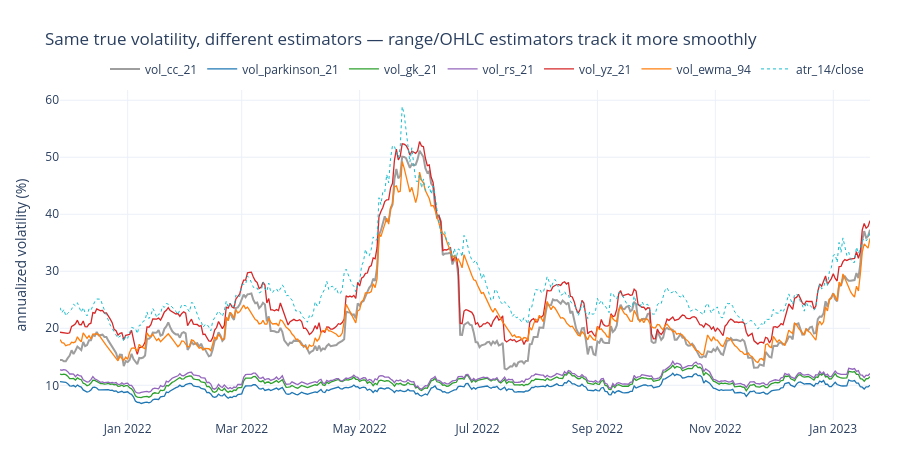

The notebook cell saved with this chart:
### Markdown cell above
## 2 · Estimator efficiency
All six estimate the *same* underlying volatility. The close-to-close line (thick grey) is the jumpiest; the range/OHLC estimators are visibly smoother.

### Code cell
sl = df.tail(420)  # tail where every estimator (incl. the long-warmup EWMA) is non-null
ts = sl.get_column("timestamp").to_list()
palette = {"vol_cc_21": "#9e9e9e", "vol_parkinson_21": "#1f77b4", "vol_gk_21": "#2ca02c",
           "vol_rs_21": "#9467bd", "vol_yz_21": "#d62728", "vol_ewma_94": "#ff7f0e"}

fig = go.Figure()
for name, color in palette.items():
    width = 2.0 if name == "vol_cc_21" else 1.3
    fig.add_trace(go.Scatter(x=ts, y=(sl.get_column(name) * ANN * 100).to_list(),
                             name=name, line=dict(color=color, width=width)))
fig.add_trace(go.Scatter(x=ts, y=(sl.get_column("atr_pct") * ANN * 100).to_list(),
                         name="atr_14/close", line=dict(color="#17becf", width=1.0, dash="dot")))
fig.update_layout(height=460,
                  title="Same true volatility, different estimators — range/OHLC estimators track it more smoothly",
                  yaxis_title="annualized volatility (%)",
                  legend=dict(orientation="h", yanchor="bottom", y=1.02, xanchor="right", x=1),
                  margin=dict(l=60, r=30, t=90, b=40))
fig.show()

### Figure 1 — Plotly figure (JSON) as saved in the notebook; plotly's stock layout.template omitted (floating-point values rounded to 4 significant figures; data arrays with more than 128 entries replaced by an {"elided": "..."} marker saying what was removed)
{"data": [{"line": {"color": "#9e9e9e", "width": 2.0}, "name": "vol_cc_21", "type": "scatter", "x": {"elided": "420 str values"}, "y": {"elided": "420 float values"}}, {"line": {"color": "#1f77b4", "width": 1.3}, "name": "vol_parkinson_21", "type": "scatter", "x": {"elided": "420 str values"}, "y": {"elided": "420 float values"}}, {"line": {"color": "#2ca02c", "width": 1.3}, "name": "vol_gk_21", "type": "scatter", "x": {"elided": "420 str values"}, "y": {"elided": "420 float values"}}, {"line": {"color": "#9467bd", "width": 1.3}, "name": "vol_rs_21", "type": "scatter", "x": {"elided": "420 str values"}, "y": {"elided": "420 float values"}}, {"line": {"color": "#d62728", "width": 1.3}, "name": "vol_yz_21", "type": "scatter", "x": {"elided": "420 str values"}, "y": {"elided": "420 float values"}}, {"line": {"color": "#ff7f0e", "width": 1.3}, "name": "vol_ewma_94", "type": "scatter", "x": {"elided": "420 str values"}, "y": {"elided": "420 float values"}}, {"line": {"color": "#17becf", "dash": "dot", "width": 1.0}, "name": "atr_14/close", "type": "scatter", "x": {"elided": "420 str values"}, "y": {"elided": "420 float values"}}], "layout": {"height": 460, "legend": {"orientation": "h", "x": 1, "xanchor": "right", "y": 1.02, "yanchor": "bottom"}, "margin": {"b": 40, "l": 60, "r": 30, "t": 90}, "title": {"text": "Same true volatility, different estimators — range/OHLC estimators track it more smoothly"}, "yaxis": {"title": {"text": "annualized volatility (%)"}}}}
